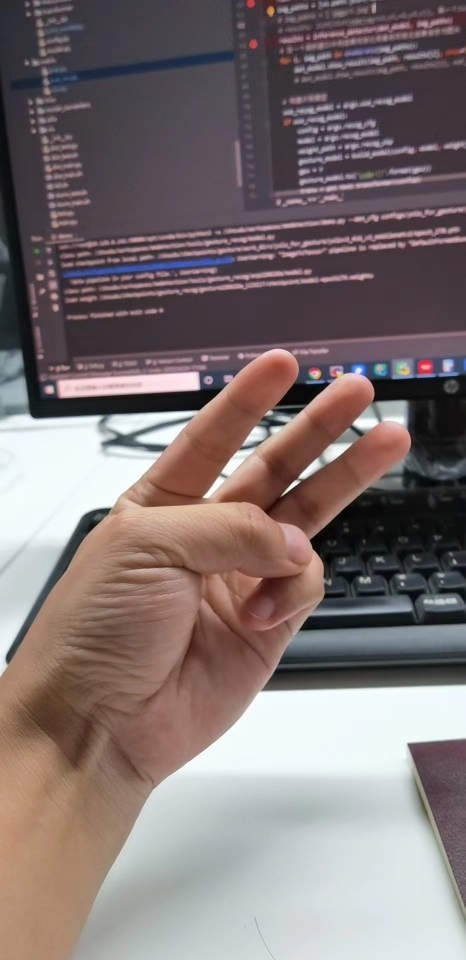
#> input picture imgs/3.jpg, 931 x 1920 px, found by its file name (shown at 1/2 size)
$ python crop_and_padding.py
#> lines starting #> are read from the running program, lines starting #| are printed output that depends on the picture; after the words box and inside, x2 and y2 are one past the last pixel; in counts of white or black regions, pixels touching at a corner belong together
### utils/draw_box_kpt_utils.py
import os, sys
import numpy as np
import cv2
from progressbar import Timer, Bar, ETA, Percentage, ProgressBar
import collections
import shutil
import matplotlib.pyplot as plt

sys.path.append(os.path.join(os.path.dirname(__file__), '../../..'))
from utils.box_and_kpt_utils import update_box, update_kpt, get_crop_size, get_resize_img
from utils.get_split_set import get_split_set
from utils.get_path_len import get_path_len

kpt_color = [(0, 255, 0), (0, 0, 255), (255, 0, 0), (255, 255, 0), (0, 255, 255), (
    255, 0, 255)]  # left_eye(green), right_eye(red), nose(blue), left_mouth(cyan), right_mouth(yellow), center(magenta)
PALETTE = [(220, 20, 60), (119, 11, 32), (0, 0, 142), (0, 0, 230),
           (106, 0, 228), (0, 60, 100), (0, 80, 100), (0, 0, 70),
           (0, 0, 192), (250, 170, 30), (100, 170, 30), (220, 220, 0),
           (175, 116, 175), (250, 0, 30), (165, 42, 42), (255, 77, 255),
           (0, 226, 252), (182, 182, 255), (0, 82, 0), (120, 166, 157),
           (110, 76, 0), (174, 57, 255), (199, 100, 0), (72, 0, 118),
           (255, 179, 240), (0, 125, 92), (209, 0, 151), (188, 208, 182),
           (0, 220, 176), (255, 99, 164), (92, 0, 73), (133, 129, 255),
           (78, 180, 255), (0, 228, 0), (174, 255, 243), (45, 89, 255),
           (134, 134, 103), (145, 148, 174), (255, 208, 186),
           (197, 226, 255), (171, 134, 1), (109, 63, 54), (207, 138, 255),
           (151, 0, 95), (9, 80, 61), (84, 105, 51), (74, 65, 105),
           (166, 196, 102), (208, 195, 210), (255, 109, 65), (0, 143, 149),
           (179, 0, 194), (209, 99, 106), (5, 121, 0), (227, 255, 205),
           (147, 186, 208), (153, 69, 1), (3, 95, 161), (163, 255, 0),
           (119, 0, 170), (0, 182, 199), (0, 165, 120), (183, 130, 88),
           (95, 32, 0), (130, 114, 135), (110, 129, 133), (166, 74, 118),
           (219, 142, 185), (79, 210, 114), (178, 90, 62), (65, 70, 15),
           (127, 167, 115), (59, 105, 106), (142, 108, 45), (196, 172, 0),
           (95, 54, 80), (128, 76, 255), (201, 57, 1), (246, 0, 122),
           (191, 162, 208)]


# [208 lines left out: functions draw_box_kpt_from_cwface_path, draw_box_kpt_from_cwface_path_same_image, draw_box_kpt_from_tang_path, draw_box_kpt_with_tang_label, draw_box_kpt_with_cwface_label, not called in this run]


def draw_box_kpt_with_cwface_label_over_image(im, box_list, kpts_list=None, normalized=False, radius=3,
                                              dst_size=(416, 416), draw_box=True, kpt_num=5, box_thick=3,
                                              is_crop_view=False, view_index=False, resize=False, box_color=(255, 0, 0),
                                              box_txt=None, box_fontScale=0.3, kpt_fontScale=0.3):
    if isinstance(im, str):
        im = cv2.imread(im)
    elif isinstance(im, np.ndarray):
        im = im
    if kpts_list is not None:
        kpts_list = np.array(kpts_list).reshape((-1, kpt_num, 2))
    height = im.shape[0]
    width = im.shape[1]
    dst_h, dst_w = dst_size
    box_list = np.array(box_list).reshape(-1, 4)
    box_num = box_list.shape[0]
    if isinstance(box_color, tuple) and len(box_color) == 3:
        box_color = [box_color]
    if box_txt is not  None and isinstance(box_txt, str):
        box_txt = [box_txt]
    if box_num >= 2:
        if box_txt is not None:
            assert box_num == len(box_txt), "the box len({})  not equal box_txt len({})".format(box_num, len(box_txt))
            if box_num != len(box_color):
                new_box_color = []
                for i in range(1, box_num):
                    new_box_color.append(box_color[0])
                box_color = new_box_color

    if is_crop_view:  # 由于有些原图太大不方便显示因此对其进行裁剪
        box_np = np.array(box_list)
        box_np[:, 2] = box_np[:, 0] + box_np[:, 2]  # 因为box的存储是按照x,y,w,h存储的，这里先变换成坐标
        box_np[:, 3] = box_np[:, 1] + box_np[:, 3]
        x_min = max(np.min(box_np[:, 0]), 0)
        x_max = min(np.max(box_np[:, 2]), width)
        y_min = max(np.min(box_np[:, 1]), 0)
        y_max = min(np.max(box_np[:, 3]), height)
        box = [x_min, y_min, x_max - x_min, y_max - y_min]
        crop_x1, crop_y1, crop_x2, crop_y2 = get_crop_size(box, im.shape)
        crop_bbox = []
        for bbox in box_list:
            crop_bbox.append(update_box(bbox, crop_x1, crop_y1))
        box_list = crop_bbox

        if kpts_list is not None:
            crop_kpts = []
            for kpt in kpts_list:
                crop_kpts.append(update_kpt(kpt, crop_x1, crop_y1))
            kpts_list = np.array(crop_kpts).reshape((-1, kpt_num, 2))
        im = im[crop_y1:crop_y2, crop_x1:crop_x2, :]
        height = im.shape[0]
        width = im.shape[1]
    if height == 0 or width == 0:
        return None
    if kpts_list is not None:
        kpts = np.array(kpts_list).reshape((-1, kpt_num, 2))
        crop_x1 = int(min(np.min(kpts[:, :, 0]), 0))  # 可能小于0
        crop_y1 = int(min(np.min(kpts[:, :, 1]), 0))  # 可能小于0
        crop_x2 = int(max(np.max(kpts[:, :, 0]), width))  # 可能大于width
        crop_y2 = int(max(np.max(kpts[:, :, 1]), height))  # 可能大于height
        crop_w = crop_x2 - crop_x1
        crop_h = crop_y2 - crop_y1
        # ratio = max(crop_w / dst_w, crop_h / dst_h)
        # new_bbox_w = int(dst_w * ratio)
        # new_bbox_h = int(dst_h * ratio)
        new_bbox_w = crop_w
        new_bbox_h = crop_h
        crop_img = np.zeros((new_bbox_h, new_bbox_w, 3), dtype=im.dtype)
        crop_img[abs(crop_y1):abs(crop_y1) + height, abs(crop_x1):abs(crop_x1) + width] = im
        im = crop_img.copy()
        crop_bbox = []
        for bbox in box_list:
            crop_bbox.append(update_box(bbox, crop_x1, crop_y1))
        box_list = crop_bbox
        crop_kpts = []
        for kpt in kpts:
            crop_kpts.append(update_kpt(kpt, crop_x1, crop_y1))
        kpts_list = np.array(crop_kpts).reshape((-1, kpt_num, 2))

    font_width = 10
    im_h, im_w = im.shape[:2]
    if resize:
        im, box_list, kpt = get_resize_img(im, box_list, dst_h, dst_w, keep_ratio=True, kpt=kpts_list)
        im_h, im_w = im.shape[:2]

    for box_idx, box in enumerate(box_list):
        box = np.array(box)  # x, y, w, h
        if normalized:
            box[0] = box[0] * width
            box[1] = box[1] * height
            box[2] = box[2] * width
            box[3] = box[3] * height

        if draw_box:
            box = box.astype(np.int32)
            box_thick = int(max(min(im_w, im_h) * 0.006, 2))
            color = box_color[box_idx]
            cv2.rectangle(im, (box[0], box[1]), (box[2] + box[0], box[3] + box[1]), color, thickness=box_thick)
            if box_txt is not None:
                # text_size, baseline = cv2.getTextSize(str(box_txt), cv2.FONT_HERSHEY_SIMPLEX, box_fontScale, box_thick)
                box_fontScale = int(max(min(im_w, im_h) * 0.006, 2))
                txt = str(box_txt[box_idx])

                cv2.putText(im, txt, (box[0], max(int(box_fontScale + 1), box[1])),
                            fontFace=cv2.FONT_HERSHEY_SIMPLEX, fontScale=box_fontScale, color=color,
                            thickness=box_thick)
    if kpts_list is not None:
        kpts_arr = np.array(kpts_list)
        kpts_arr = np.reshape(kpts_arr, (-1, kpt_num, 2))
        if resize:
            kpts_arr = kpts_arr / np.array([[im_w, im_h]], dtype=np.float32) * np.array([dst_w, dst_h],
                                                                                        dtype=np.float32)
        for index, kpts in enumerate(kpts_arr):
            kpts = kpts.astype(np.int32)  # x, y total 5 points: left_eye, right_eye, nose, left_mouth, right_mouth
            for kpt_idx, kpt in enumerate(kpts):
                cv2.circle(im, (kpt[0], kpt[1]), radius=radius, color=kpt_color[kpt_idx], thickness=-1)
                if view_index:
                    cv2.putText(im, str(index), (kpt[0] - 2, max(0, kpt[1] - 5)), fontFace=cv2.FONT_HERSHEY_SIMPLEX,
                                fontScale=kpt_fontScale, color=(0, 0, 0), thickness=1)

    return im


# [118 lines left out: functions draw_box_and_kpt, draw_main_worker, mp_draw_box_kpts, not called in this run]
    # [9 lines of commented-out code are left out]


def save_img(save_path, img):
    os.makedirs(os.path.dirname(save_path).encode("utf-8"), exist_ok=True)
    cv2.imwrite(save_path, img)


def show_img(img):
    plt.imshow(img[:, :, ::-1])
    plt.show()


# [17 lines left out: function save_img_with_box, not called in this run]


# [43 lines that do not run on import are left out]

### gesture_recog/transformer/crop_and_padding.py
# -*- coding: utf-8 -*-
# @Time    : 2021/10/21 14:41
# @Author  : 周渡
# @Email   : zhoudu@cloudwalk.com
# @File    : crop_and_padding.py
# @Software: PyCharm
import os, sys
import cv2
import numpy as np
import matplotlib.pyplot as plt
import math

sys.path.append(os.path.join(os.path.dirname(__file__), '../../..'))
from utils.draw_box_kpt_utils import draw_box_kpt_with_cwface_label_over_image

kpt_color = [(0, 255, 0), (0, 0, 255), (255, 0, 0), (255, 255, 0),
             (0, 255, 255)]  # left_eye(green), right_eye(red), nose(blue), left_mouth(cyan), right_mouth(yellow)


class CropAndPaddingTransformer(object):
    def __init__(self, output_shape=None, scale_box=1.0, add_padding=False, keep_ratio=True, seed=1234, debug=False):
        if add_padding and keep_ratio:
            raise Exception("add_padding and keep_ratio can't both be true")
        self.rng = np.random.RandomState(seed)
        self.add_padding = add_padding
        if not output_shape:
            self.add_padding = False
        if debug:
            print("output_shape is {}, add_padding is {}".format(output_shape, self.add_padding))
        self.c, self.out_h, self.out_w = output_shape
        self.debug = debug
        self.keep_ratio = keep_ratio
        self.scale_box = scale_box
        from datetime import datetime

        TIMESTAMP = datetime.now().strftime("%y%m%d%H%M%S")
        self.log_path = os.path.join("/dataset/dataset/ssd/kpt_syn/cluster_rst", "crop_log_" + TIMESTAMP + ".txt")

    def __call__(self, img, bbox, kpt=None, path=None):
        """kpt的坐标是相对于img的，bbox则是原图上的坐标

        Args:
            img:
            bbox:
            kpt:

        Returns:

        """
        h, w, c = img.shape
        x0, y0, bbox_w, bbox_h = list(map(int, bbox))
        x1 = x0 + bbox_w
        y1 = y0 + bbox_h
        bbox_tmp = np.array(bbox)
        kpt_tmp = np.array(kpt)
        if self.keep_ratio:
            ratio = max(bbox_w * self.scale_box / self.out_w, bbox_h * self.scale_box / self.out_h)
            new_bbox_w = int(self.out_w * ratio)
            new_bbox_h = int(self.out_h * ratio)
            x0 = x0 - (new_bbox_w - bbox_w) // 2
            y0 = y0 - (new_bbox_h - bbox_h) // 2
            bbox_w = new_bbox_w
            bbox_h = new_bbox_h
            x1 = x0 + bbox_w
            y1 = y0 + bbox_h
            bbox = [x0, y0, bbox_w, bbox_h]  # 扩展之后原图上的坐标，可能为负值

        top = np.abs(np.minimum(0, y0))
        bottom = np.abs(h - np.maximum(h, y1))
        left = np.abs(np.minimum(0, x0))
        right = np.abs(w - np.maximum(w, x1))
        # img = cv2.copyMakeBorder(img, top, bottom, left, right, cv2.BORDER_CONSTANT, value=(128, 128, 128))
        img = cv2.copyMakeBorder(img, top, bottom, left, right, cv2.BORDER_CONSTANT, value=0)
        new_x0 = x0 + left
        new_y0 = y0 + top
        new_x1 = new_x0 + bbox_w
        new_y1 = new_y0 + bbox_h
        img = img[new_y0:new_y1, new_x0:new_x1, :]

        # [7 lines of commented-out code are left out]
        if self.add_padding:
            ratio = max(bbox_w * self.scale_box / self.out_w, bbox_h * self.scale_box / self.out_h)
            new_bbox_h = math.ceil(self.out_h * ratio)
            new_bbox_w = math.ceil(self.out_w * ratio)
            pad_h = new_bbox_h - bbox_h
            pad_w = new_bbox_w - bbox_w
            top = int(pad_h / 2)
            bottom = pad_h - top
            left = int(pad_w / 2)
            right = pad_w - left
            img = cv2.copyMakeBorder(img, top, bottom, left, right, cv2.BORDER_CONSTANT, value=(128, 128, 128))
            x0 = x0 - left
            y0 = y0 - top
            bbox = [x0, y0, new_bbox_w, new_bbox_h]
        if kpt is not None:
            kpt = np.array(kpt)
            kpt = np.reshape(kpt, (-1, 2))  # shape [5, 2]
            kpt = kpt - np.stack([x0, y0])
            # [18 lines of commented-out code are left out]
        if self.debug:
            img_draw = draw_box_kpt_with_cwface_label_over_image(img, [[0, 0, bbox[2], bbox[3]]], kpt)
            plt.imshow(img_draw[:, :, ::-1])
            plt.show()
        return img, bbox, kpt, path


if __name__ == '__main__':
    img = cv2.imread("3.jpg")
#> img is the input picture: shape (1920, 931, 3); mean B, G, R 114.9, 115.1, 127
    t = CropAndPaddingTransformer(output_shape=(3, 100, 100), debug=True)
    bbox = [10, -5, 100, 150]
    kpt = [[10, 2, 100, 2, 50, 50, 110, 10, 120, 90]]
    kpt = np.array(kpt).reshape(5, 2)
    for i, pt in enumerate(kpt):
        cv2.circle(img, (int(pt[0]), int(pt[1])), 3, kpt_color[i], -1)
#> img: shape (1920, 931, 3); 0.01% of pixels changed, all inside (x1, y1, x2, y2) = (7, 0, 124, 94)
    plt.imshow(img[:, :, ::-1])
    plt.show()
    m = t(img, bbox, kpt)
#> in __call__, `img = cv2.copyMakeBorder(img, top, bottom, left, right, cv2.BORDER_CON..`:
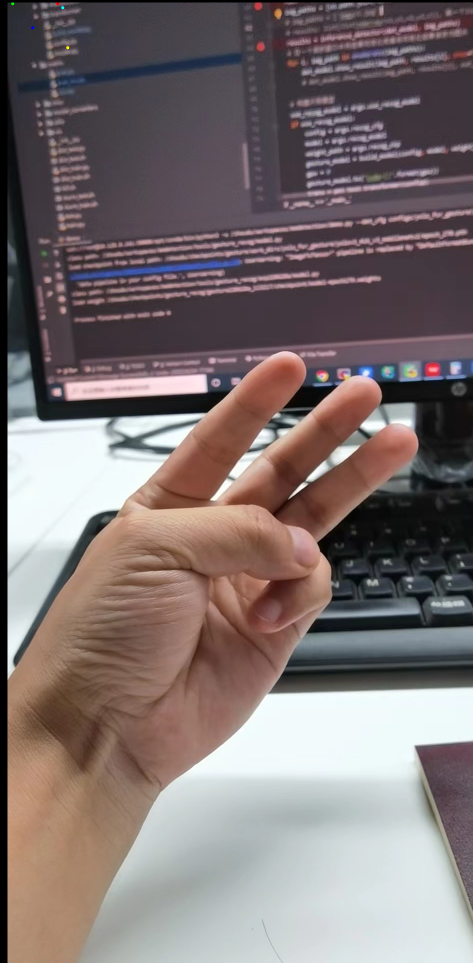
#> img: shape (1925, 946, 3) (shown at 1/2 size); mean of channels 0, 1, 2 112.7, 113, 124.6; drawn as B, G, R
#> in __call__, `img = img[new_y0:new_y1, new_x0:new_x1, :]`:
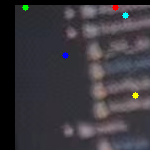
#> img: shape (150, 150, 3); mean of channels 0, 1, 2 61.8, 56.2, 59.2; drawn as B, G, R
#> (the run stopped early here; a loop or call above may not have finished)
